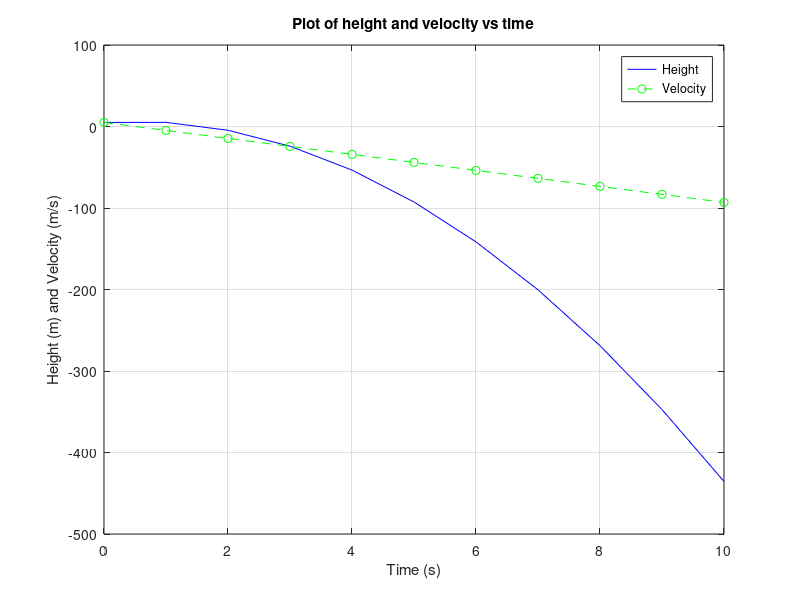

Write the MATLAB code that produced this figure.
%%%%%%%%%%%%%%%%%%%%%%%%%%%%%%%%%%%%%%%%%%%%
% Course: ENCMP 100
% Assignment: 1B
% Name: Terence Ndabereye
% CCID: ndaberey
% U of A ID: 1629570
% Acknowledgements:
% Description:
% This program will ask for values from the
% and plot a graph.
%%%%%%%%%%%%%%%%%%%%%%%%%%%%%%%%%%%%%%%%%%%

%Asks for initial velocity and intial height from user
vInit = input('Enter the initial velocity of the ball: ');
hInit = input('Enter the initial height of the ball: ');

% Creates a vector for the time values to be plotted
time = [0:10];

% Creates an empty vector that will hold the height values
h = zeros(1,11);

% Calculates values of height 
% and populates height vector for respective times
for i = time
    h(i+1) = (0.5 * -9.81 * (i ^ 2)) + (vInit * i) + hInit;
end
% Creates an empty vector that will hold velocity values
v = zeros(1,11);

% Calculates and values of velocity 
% and populates velocity calues for respective times
for i = time 
    v(i+1) = (-9.81 * i) + vInit;
end

% Plots a graphs of height and velocity against time
% Specifies line type, line color, and point type for each graph
plot(time, h,'- b' , time, v,'--og');

% Adds title to the graph
title('Plot of height and velocity vs time');

% Adds x and y axis labels
xlabel('Time (s)');
ylabel('Height (m) and Velocity (m/s)');

% Adds grids to the graph
grid on;

% Adds a legend to the graph 
legend('Height','Velocity');